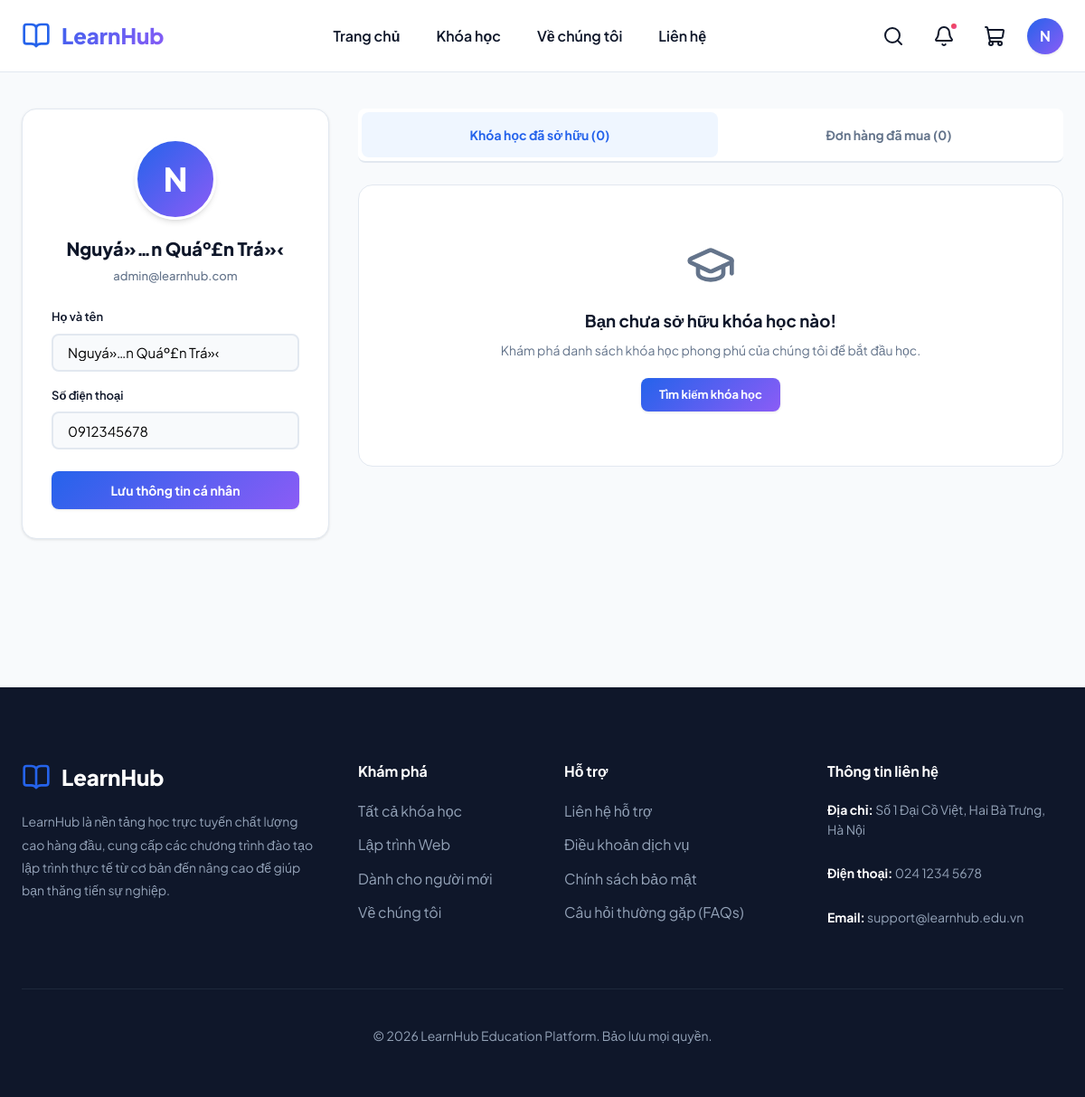
Before: /profile.php (signed in) with the older database file.
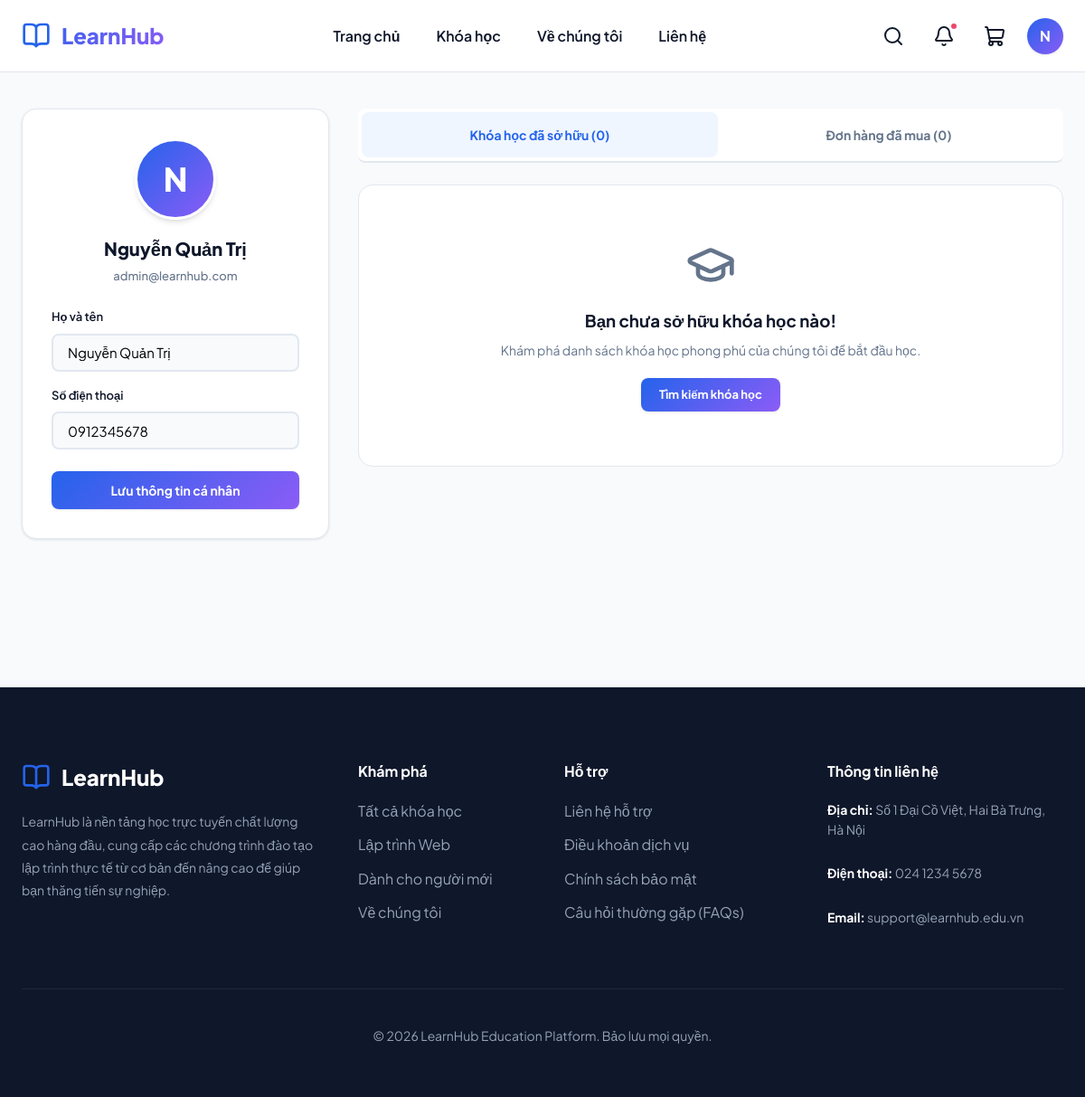
After: the same page with the newer database file.
### tables this page shows
CREATE TABLE `users` (
  `id` int NOT NULL AUTO_INCREMENT,
  `email` varchar(255) NOT NULL,
  `password` varchar(255) NOT NULL,
  `full_name` varchar(255) NOT NULL,
  `phone` varchar(20) DEFAULT NULL,
  `avatar` text,
  `active` tinyint(1) DEFAULT '1',
  `created_at` timestamp NULL DEFAULT CURRENT_TIMESTAMP,
  `updated_at` timestamp NULL DEFAULT CURRENT_TIMESTAMP ON UPDATE CURRENT_TIMESTAMP,
  PRIMARY KEY (`id`),
  UNIQUE KEY `email` (`email`)
);

### includes/auth_check.php (called while the page is built, shortened)
<?php
function is_logged_in() {
    return isset($_SESSION['user_id']);
}
?>

### profile.php (the view, shortened to what the changed rows need)
<?php
require_once __DIR__ . '/config/db.php';
require_once __DIR__ . '/includes/auth_check.php';
$user_id = $_SESSION['user_id'];
try {
    $stmt = $pdo->prepare("SELECT * FROM users WHERE id = ?");
    $stmt->execute([$user_id]);
    $user = $stmt->fetch();
} catch (PDOException $e) {
    die("Lỗi kết nối CSDL: " . $e->getMessage());
}
require_once __DIR__ . '/includes/header.php';
?>
<div class="section profile-page" style="background-color: var(--bg-main); min-height: 85vh; padding: 40px 0;">
    <div class="container profile-container">
        <div class="profile-layout">
            <div style="background-color: var(--bg-card); border: 1px solid var(--border); border-radius: var(--radius-md); padding: 32px; height: fit-content; box-shadow: var(--shadow-sm);">
                <div style="text-align: center; margin-bottom: 24px;">
                    <div style="width: 90px; height: 90px; border-radius: 50%; background: linear-gradient(135deg, var(--primary), var(--secondary)); color: white; display: flex; align-items: center; justify-content: center; font-size: 36px; font-weight: 800; margin: 0 auto 16px; border: 3px solid white; box-shadow: var(--shadow-md);">
                        <?php
                            $avatar_char = mb_substr($user['full_name'] ?? 'U', 0, 1, 'UTF-8');
                            echo mb_strtoupper($avatar_char, 'UTF-8');
                        ?>
                    </div>
                    <h3 style="font-weight: 800; font-size: 20px; color: var(--text-main); margin-bottom: 4px;"><?php echo htmlspecialchars($user['full_name']); ?></h3>
                    <p style="color: var(--text-muted); font-size: 13px; font-weight: 500;"><?php echo htmlspecialchars($user['email']); ?></p>
                </div>
                <form action="profile.php" method="POST">
                    <div class="form-group" style="margin-bottom: 16px;">
                        <label for="full_name" style="font-size: 13px;">Họ và tên</label>
                        <input type="text" id="full_name" name="full_name" class="form-control" value="<?php echo htmlspecialchars($user['full_name']); ?>" required style="height: 42px;">
                    </div>
                    <div class="form-group" style="margin-bottom: 24px;">
                        <label for="phone" style="font-size: 13px;">Số điện thoại</label>
                        <input type="tel" id="phone" name="phone" class="form-control" value="<?php echo htmlspecialchars($user['phone'] ?? ''); ?>" placeholder="Chưa cập nhật" style="height: 42px;">
                    </div>
                </form>
            </div>
        </div>
    </div>
</div>
<?php require_once __DIR__ . '/includes/footer.php'; ?>

### includes/header.php (shortened to what the changed rows need)
<?php
require_once __DIR__ . '/../config/db.php';
require_once __DIR__ . '/auth_check.php';
$current_user = null;
if (is_logged_in()) {
    try {
        $stmt = $pdo->prepare("SELECT * FROM users WHERE id = ?");
        $stmt->execute([$_SESSION['user_id']]);
        $current_user = $stmt->fetch();
    } catch (PDOException $e) {
        $current_user = null;
    }
}
?>
<!DOCTYPE html>
<html lang="vi">
<head>
    <link rel="stylesheet" href="assets/css/style.css">
</head>
<body>
    <header id="main-header">
        <div class="navbar-container">
            <div class="nav-actions">
                <?php if (is_logged_in()): ?>
                    <div class="notification-menu" id="notification-menu">
                        <button class="icon-btn" id="notification-toggle" type="button" title="Thông báo" aria-label="Mở thông báo" aria-expanded="false">
                            <i data-lucide="bell"></i>
                            <span class="badge" style="top: 4px; right: 4px; padding: 3px;"></span>
                        </button>
                    </div>
                    <a href="cart.php" class="icon-btn" title="Giỏ hàng">
                        <i data-lucide="shopping-cart"></i>
                    </a>
                    <div class="user-menu" id="user-menu">
                        <button type="button" class="avatar" id="user-menu-toggle" aria-label="Mở menu tài khoản" aria-expanded="false">
                            <?php
                                $name_char = mb_substr($current_user['full_name'] ?? 'U', 0, 1, 'UTF-8');
                                echo mb_strtoupper($name_char, 'UTF-8');
                            ?>
                        </button>
                    </div>
                <?php else: ?>
                    <a href="login.php" class="btn btn-outline" style="padding: 8px 16px; font-size: 14px;">Đăng nhập</a>
                    <a href="signup.php" class="btn btn-primary" style="padding: 8px 20px; font-size: 14px;">Đăng ký</a>
                <?php endif; ?>
            </div>
        </div>
    </header>

Changed rows visible on the page:
changed users "admin@learnhub.com": full_name "Nguyá»…n Quáº£n Trá»‹" → "Nguyễn Quản Trị"
